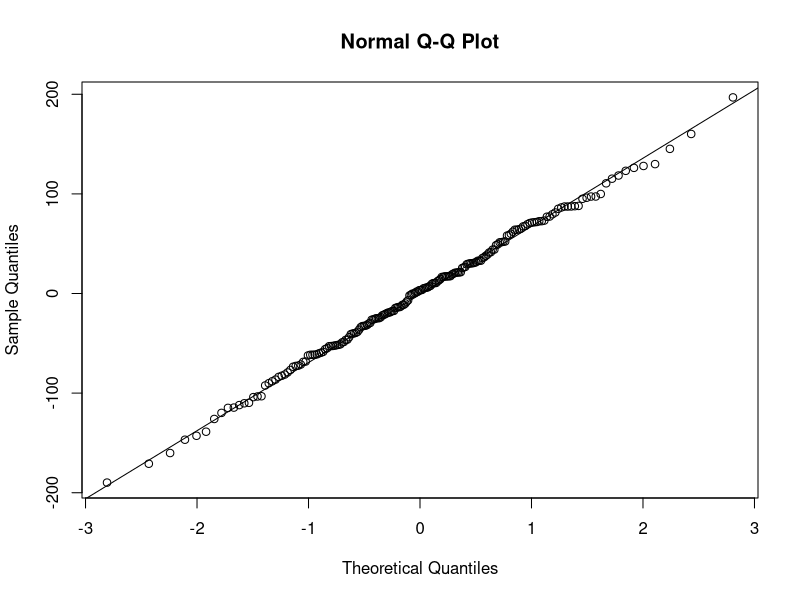
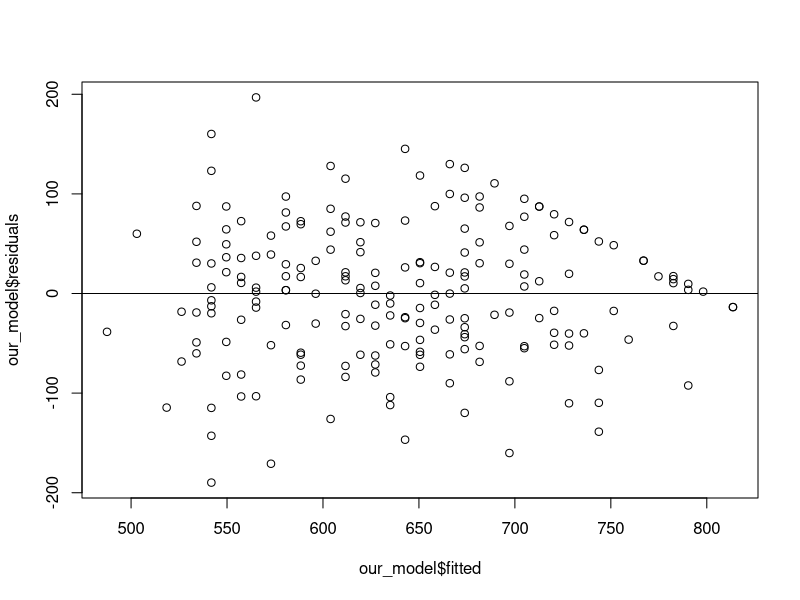
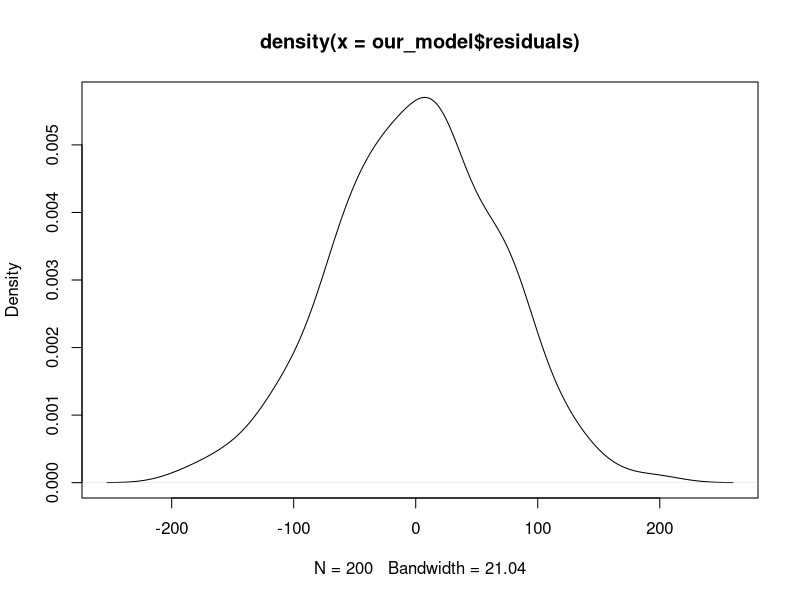
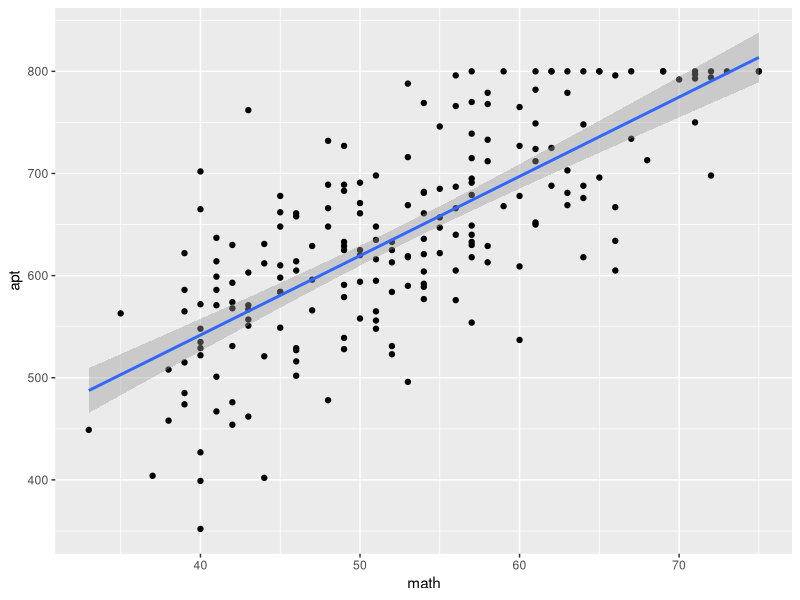
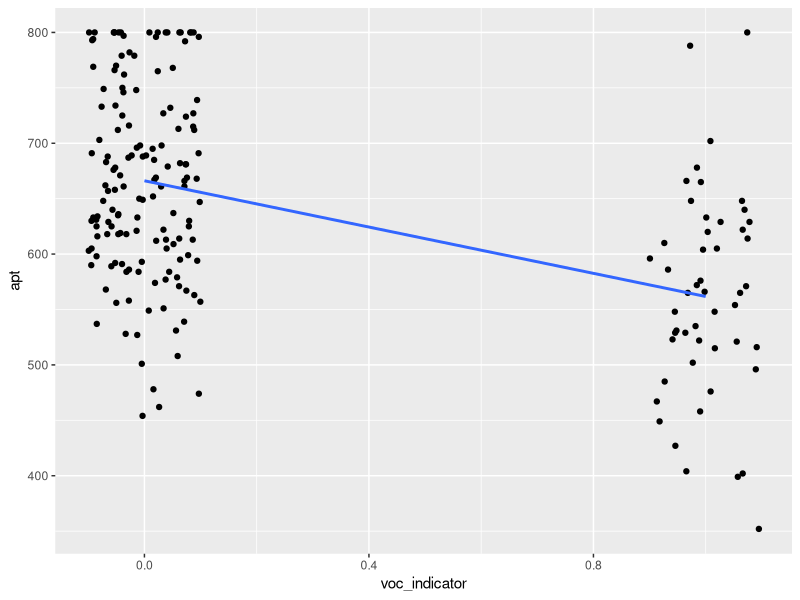
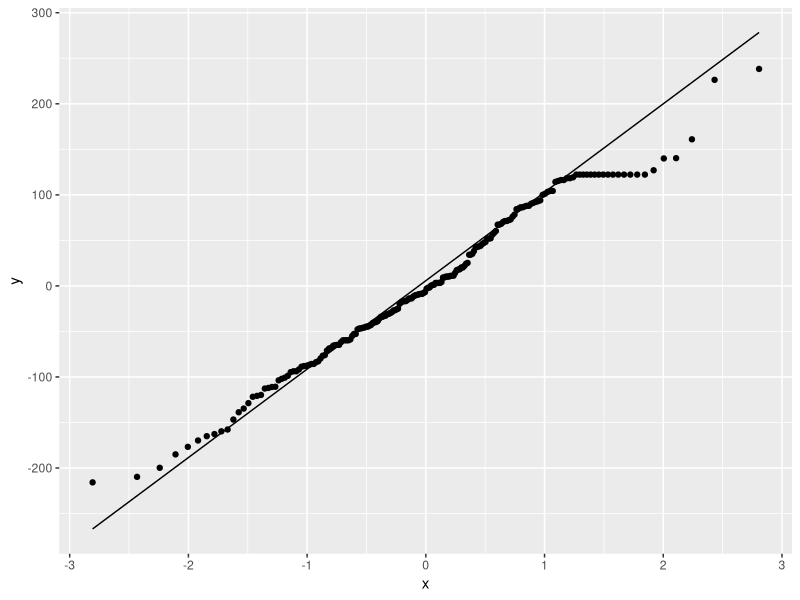
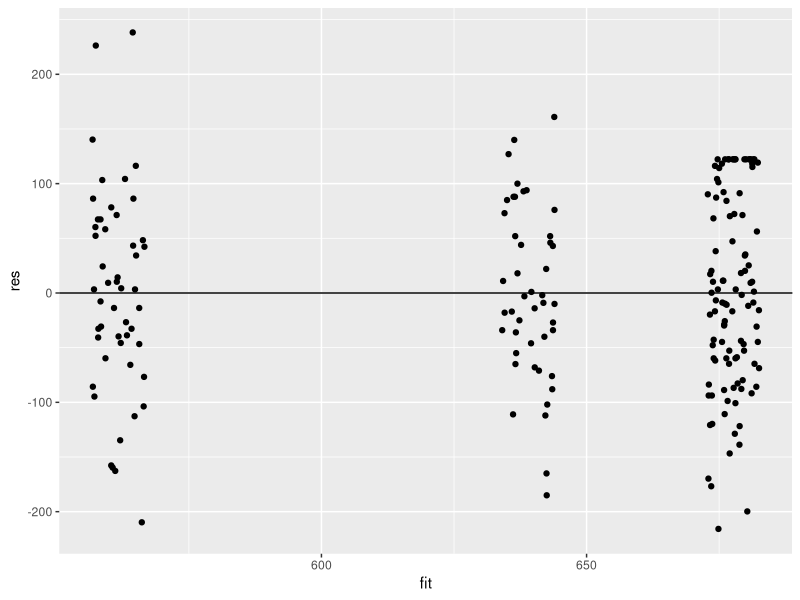
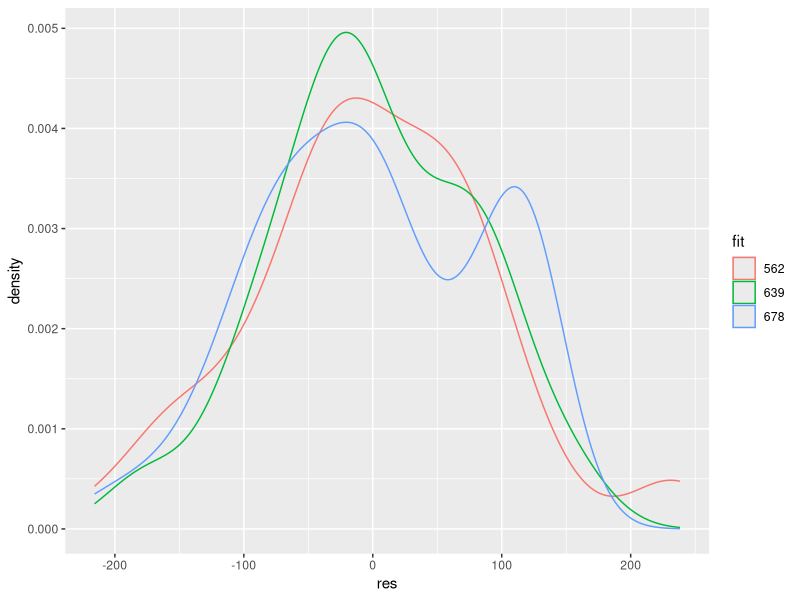

The R script that drew these images, in order:
## ---- chunk 1
#| label: setup
#| output: false

library(tidyverse)
library(broom)
tobit <- read_csv("tobit.csv")
## ---- chunk 2
our_model <- lm(apt ~ math, data = tobit)
## ---- chunk 3
bind_cols(
  "observed_y" = our_model$model$apt,
  "fitted_y" = our_model$fitted.values,
  "residuals" = our_model$residuals
) |>
  mutate("fit_plus_res" = fitted_y + residuals)
## ---- chunk 4
# quantity-quantity plot
qqnorm(our_model$residuals)
qqline(our_model$residuals)

# residuals vs. fitted
plot(our_model$residuals ~ our_model$fitted)
abline(0, 0)

# distribution of residuals
plot(density(our_model$residuals))
## ---- chunk 5
print(our_model)
## ---- chunk 6
summary(our_model)
## ---- chunk 7
tidy(our_model)
glance(our_model)
## ---- chunk 8
tobit |>
  ggplot(aes(x = math, y = apt)) +
  geom_point() +
  geom_smooth(method = "lm")
## ---- chunk 9
tobit_dichotomic <- tobit |>
  mutate(voc_indicator = ifelse(prog == "vocational", 1, 0))
## ---- chunk 10
bind_rows(
  tidy(lm(apt ~ voc_indicator, data = tobit_dichotomic)),
  tidy(t.test(apt ~ voc_indicator, data = tobit_dichotomic, var.equal = TRUE))
)
## ---- chunk 11
tobit_dichotomic |>
  ggplot(aes(x = voc_indicator, y = apt)) +
  geom_jitter(width = 0.1, height = 0) +
  geom_smooth(method = "lm", se = FALSE)
## ---- chunk 12
multivariate_model <- lm(apt ~ math + read, data = tobit)

summary(multivariate_model)
## ---- chunk 13
interaction_model <- lm(apt ~ math * read, data = tobit)

summary(interaction_model)
## ---- chunk 14
interaction_model_2 <- lm(apt ~ math + read + math:read, data = tobit)

summary(interaction_model_2)
## ---- chunk 15
interaction_model_3 <- lm(apt ~ math:read, data = tobit)

summary(interaction_model_3)
## ---- chunk 16
categorical_model <- lm(apt ~ prog, data = tobit)

summary(categorical_model)
## ---- chunk 17
tobit_factorised <- tobit |>
  mutate(prog = factor(prog, levels = c("general", "vocational", "academic")))

categorical_model_2 <- lm(apt ~ prog, data = tobit_factorised)

summary(categorical_model_2)
## ---- chunk 18
anova(categorical_model)
## ---- chunk 19
tidy(anova(categorical_model))
## ---- chunk 20
data.frame(res = categorical_model$residuals) |>
  ggplot(aes(sample = res)) +
  geom_qq() +
  geom_qq_line()

data.frame(fit = categorical_model$fitted.values,
           res = categorical_model$residuals) |>
  ggplot(aes(x = fit, y = res)) +
  geom_jitter(width = 5, height = 0) +
  geom_hline(yintercept = 0)

data.frame(fit = as.factor(round(categorical_model$fitted.values)),
           res = categorical_model$residuals) |>
  ggplot(aes(x = res, colour = fit)) +
  geom_density()
## ---- chunk 21
ancova_model <- lm(apt ~ math + prog, data = tobit)

anova(ancova_model)
## ---- chunk 22
manova_model <- manova(cbind(math, read) ~ prog, data = tobit)

summary(manova_model)
